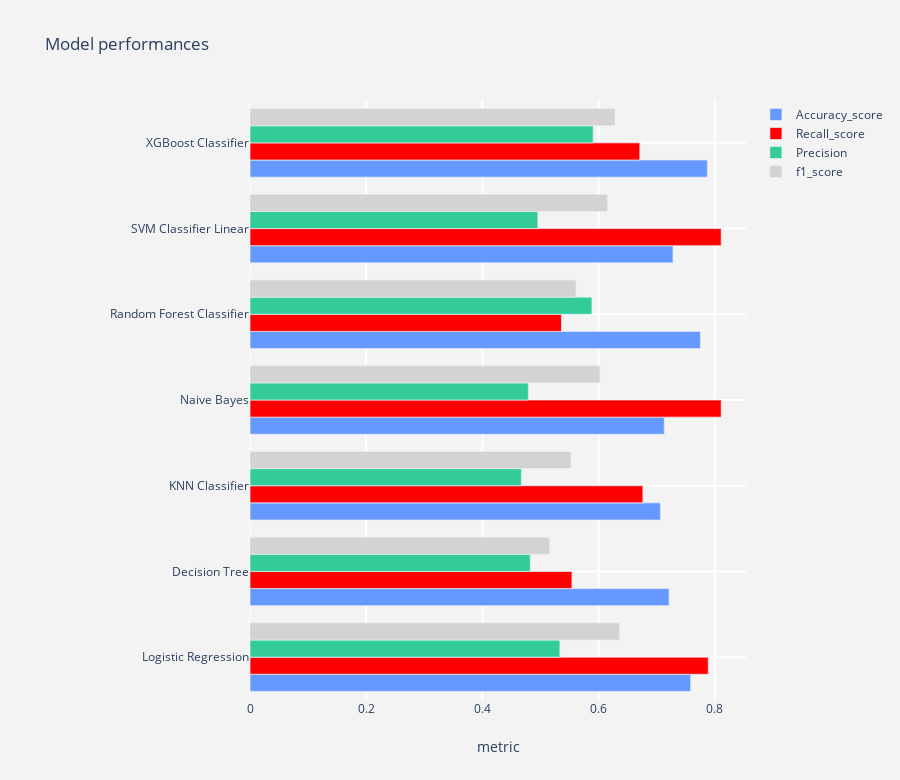

The cell this chart's notebook holds for it:
### Code cell
# LogisticRegression
name = "Logistic Regression"
logit = LogisticRegression()
model1 = model_report(logit,X_train_smote,X_test,y_train_smote,y_test,name)

# DecisionTree Classifier
name = "Decision Tree"
decision_tree = DecisionTreeClassifier(random_state = 0)
# X_train_resampled,X_test,y_train_resampled,y_test,name
model2 = model_report(decision_tree,X_train_smote,X_test,y_train_smote,y_test,name)

# KNeighborsClassifier
name = "KNN Classifier"
knn = KNeighborsClassifier(n_neighbors=3)
model3 = model_report(knn,X_train_smote,X_test,y_train_smote,y_test,name)

name = "Naive Bayes"
gnb = GaussianNB(priors=None)
model4 = model_report(gnb,X_train_smote,X_test,y_train_smote,y_test,name)

name = "Random Forest Classifier"
rfc = RandomForestClassifier(random_state=0)
model5 = model_report(rfc,X_train_smote,X_test,y_train_smote,y_test,name)

name = "SVM Classifier Linear"
svc  = SVC(gamma='auto', kernel='linear')
model6 = model_report(svc,X_train_smote,X_test,y_train_smote,y_test,name)

name = "XGBoost Classifier"
xgc = XGBClassifier()
model7 = model_report(xgc,X_train_smote,X_test,y_train_smote,y_test,name)

#concat all models
model_performances = pd.concat([model1,model2,model3,model4,
                                model5,model6,model7],axis = 0).reset_index()

model_performances = model_performances.drop(columns = "index",axis =1)
display(model_performances)

plot_tracers(model_performances)

### Figure 1 — Plotly figure (JSON) as saved in the notebook; plotly's stock layout.template omitted (floating-point values rounded to 4 significant figures)
{"data": [{"marker": {"color": "#6699FF", "line": {"width": 0.7}}, "name": "Accuracy_score", "orientation": "h", "type": "bar", "x": [0.7585, 0.7213, 0.7065, 0.713, 0.7753, 0.7281, 0.7873], "y": ["Logistic Regression", "Decision Tree", "KNN Classifier", "Naive Bayes", "Random Forest Classifier", "SVM Classifier Linear", "XGBoost Classifier"]}, {"marker": {"color": "red", "line": {"width": 0.7}}, "name": "Recall_score", "orientation": "h", "type": "bar", "x": [0.7887, 0.5541, 0.6762, 0.811, 0.5361, 0.811, 0.6709], "y": ["Logistic Regression", "Decision Tree", "KNN Classifier", "Naive Bayes", "Random Forest Classifier", "SVM Classifier Linear", "XGBoost Classifier"]}, {"marker": {"color": "#33CC99", "line": {"width": 0.7}}, "name": "Precision", "orientation": "h", "type": "bar", "x": [0.5334, 0.4824, 0.467, 0.479, 0.5886, 0.4955, 0.5907], "y": ["Logistic Regression", "Decision Tree", "KNN Classifier", "Naive Bayes", "Random Forest Classifier", "SVM Classifier Linear", "XGBoost Classifier"]}, {"marker": {"color": "lightgrey", "line": {"width": 0.7}}, "name": "f1_score", "orientation": "h", "type": "bar", "x": [0.6364, 0.5158, 0.5525, 0.6023, 0.5611, 0.6151, 0.6282], "y": ["Logistic Regression", "Decision Tree", "KNN Classifier", "Naive Bayes", "Random Forest Classifier", "SVM Classifier Linear", "XGBoost Classifier"]}], "layout": {"height": 780, "margin": {"l": 250}, "paper_bgcolor": "rgb(243,243,243)", "plot_bgcolor": "rgb(243,243,243)", "title": {"text": "Model performances"}, "xaxis": {"gridcolor": "rgb(255, 255, 255)", "gridwidth": 2, "ticklen": 5, "title": {"text": "metric"}, "zerolinewidth": 1}, "yaxis": {"gridcolor": "rgb(255, 255, 255)", "gridwidth": 2, "ticklen": 5, "zerolinewidth": 1}}}
